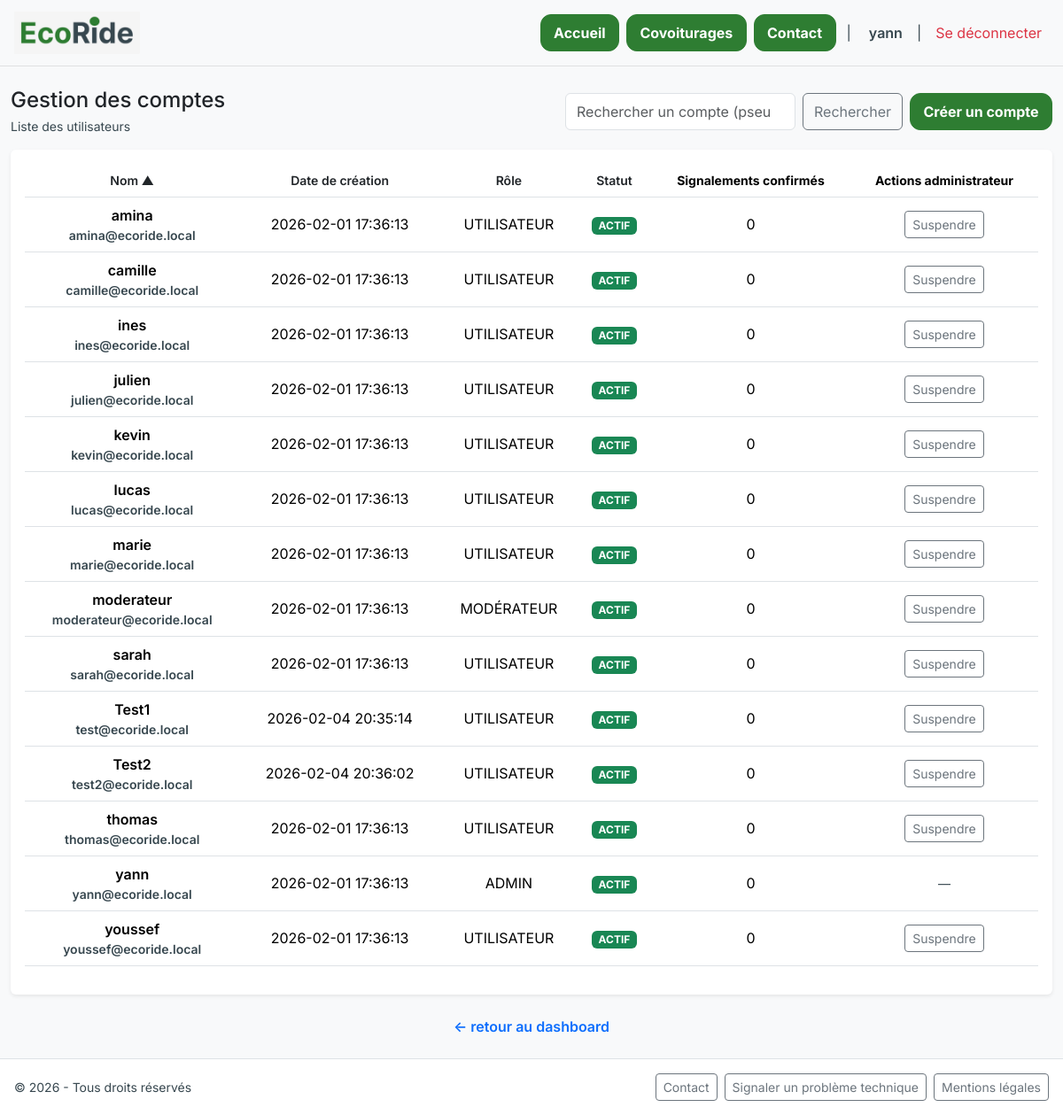
The page /gestion-comptes-utilisateurs (signed in) on the database as committed earlier.
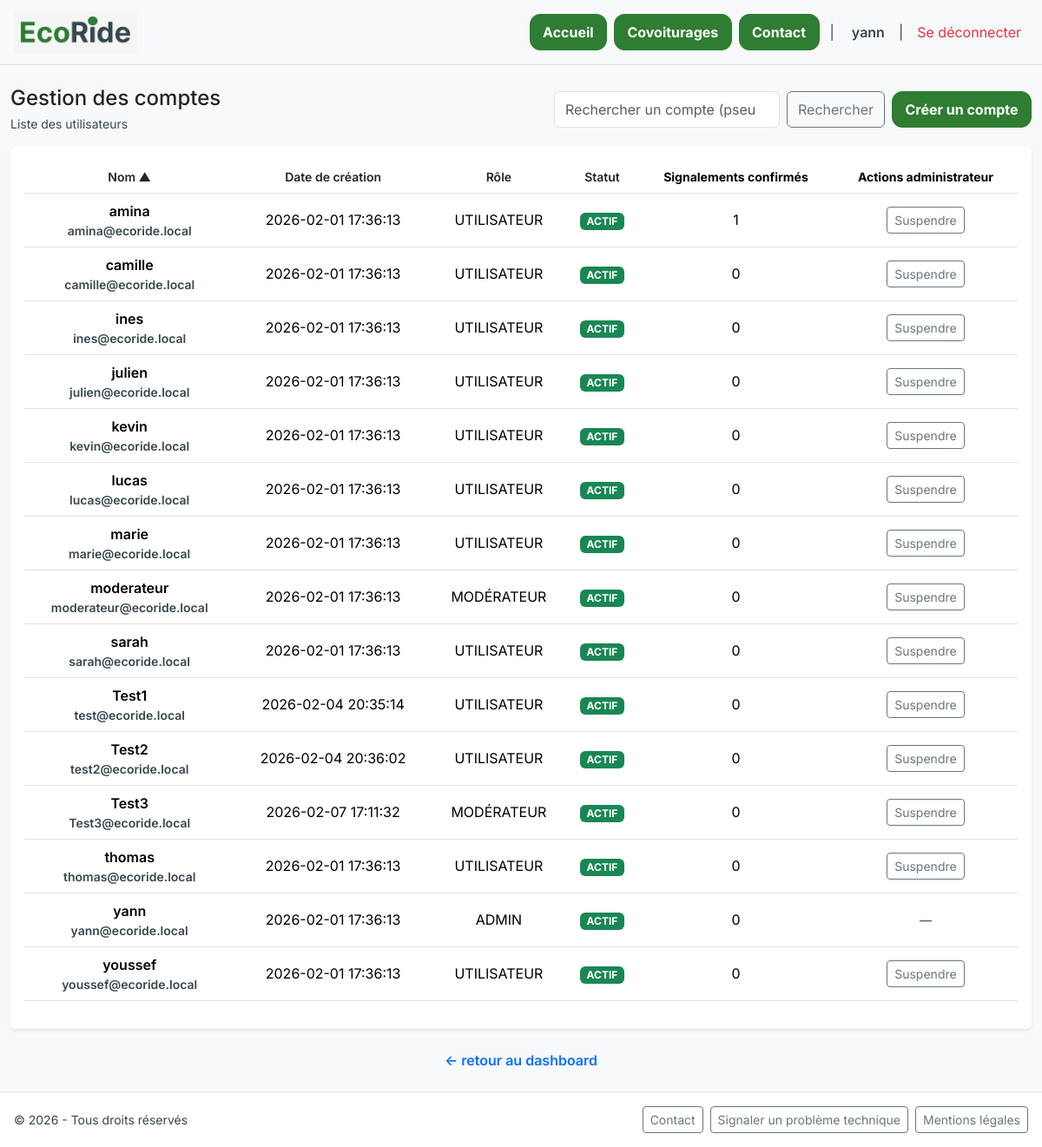
The same page on the database as committed later.
### tables this page shows
CREATE TABLE `users` (
  `id` int(11) NOT NULL COMMENT 'identifiant',
  `pseudo` varchar(50) NOT NULL COMMENT 'pseudo',
  `last_name` varchar(100) NOT NULL COMMENT 'nom de famille',
  `first_name` varchar(100) NOT NULL COMMENT 'prénom',
  `email` varchar(120) NOT NULL COMMENT 'email',
  `password_hash` varchar(255) NOT NULL COMMENT 'mot de passe',
  `avatar_url` varchar(255) DEFAULT NULL COMMENT 'url photo/avatar user',
  `role` enum('user','employee','admin') NOT NULL COMMENT 'rôle',
  `credits` int(11) NOT NULL DEFAULT 20 COMMENT 'crédits d''appli - 20 par défaut',
  `suspended` tinyint(1) NOT NULL DEFAULT 0 COMMENT 'suspension du compte',
  `validated_reports_count` int(11) NOT NULL DEFAULT 0,
  `created_at` datetime NOT NULL DEFAULT current_timestamp() COMMENT 'date de création du compte'
);

### app/Presentation/Controllers/BaseController.php (called while the page is built)
<?php
    class BaseController {
        protected function renderView ($view, $data = []){
            extract ($data);
            require __DIR__ . '/../Views/pages/' . $view . '.php';
        }
    }

### app/Presentation/Controllers/AdminUsersManagementController.php (called while the page is built, shortened)
<?php declare(strict_types=1);
require_once __DIR__ . '/BaseController.php';
require_once __DIR__ . '/../../Infrastructure/Repositories/UserRepository.php';
final class AdminUsersManagementController extends BaseController
{
    public function adminUsersManagement(): void
    {
        $repo = new UserRepository();
        $q = (string)($_GET['q'] ?? '');
        $sort = (string)($_GET['sort'] ?? 'pseudo');
        $dir = (string)($_GET['dir'] ?? 'asc');
        $users = $repo->searchUsers($q, $sort, $dir);
        $flash = $_SESSION['flash'] ?? null;
        $this->renderView('gestion-comptes-utilisateurs', [
            'pageTitle' => 'Gestion des Comptes',
            'csrfToken' => $_SESSION['csrf_token'],
            'flash' => $flash,
            'users' => $users,
            'q' => $q,
            'sort' => $sort,
            'dir' => $dir,
        ]);
    }
}

### app/Infrastructure/Repositories/UserRepository.php (called while the page is built, shortened)
<?php declare(strict_types=1);
final class UserRepository
{
    public function searchUsers(?string $q, string $sort, string $dir): array
    {
        $pdo = PdoConnection::get();
        $allowedSort = [
            'pseudo' => 'pseudo',
            'created_at' => 'created_at',
            'role' => 'role',
            'suspended' => 'suspended',
        ];
        $sortCol = $allowedSort[$sort] ?? 'pseudo';
        $dirSql = strtolower($dir) === 'desc' ? 'DESC' : 'ASC';
        $sql = '
            SELECT id, pseudo, email, role, suspended, validated_reports_count, created_at
            FROM users
        ';
        $params = [];
        $q = trim((string)$q);
        $sql .= " ORDER BY {$sortCol} {$dirSql}, id ASC ";
        $stmt = $pdo->prepare($sql);
        $stmt->execute($params);
        $rows = $stmt->fetchAll();
        return is_array($rows) ? $rows : [];
    }
}

### app/Presentation/Views/pages/gestion-comptes-utilisateurs.php (the view, shortened to what the changed rows need)
<?php require __DIR__ . '/../layouts/header.php'; ?>
<?php
function sortLink(string $label, string $col, string $currentSort, string $currentDir, string $q): string {
    $dir = ($currentSort === $col && $currentDir === 'asc') ? 'desc' : 'asc';
    $icon = '';
    if ($currentSort === $col) {
        $icon = $currentDir === 'asc' ? ' ▲' : ' ▼';
    }
    $url = BASE_URL . '/gestion-comptes-utilisateurs'
        . '?sort=' . urlencode($col)
        . '&dir=' . urlencode($dir)
        . '&q=' . urlencode($q);
    return '<a class="text-decoration-none text-dark fw-semibold" href="' . $url . '">' . $label . $icon . '</a>';
}
?>
<div class="container-xxl py-4">
  <div class="d-flex flex-column flex-lg-row align-items-lg-center justify-content-between gap-3 mb-3">
    <div>
      <h1 class="h4 mb-1">Gestion des comptes</h1>
    </div>
  </div>
  <div class="card border-0 shadow-sm">
    <div class="card-body">
      <div class="table-responsive">
        <table class="table align-middle">
          <thead>
            <tr class="small text-secondary text-center align-middle">
                <th><?= sortLink('Nom', 'pseudo', $sort, $dir, $q) ?></th>
                <th><?= sortLink('Date de création', 'created_at', $sort, $dir, $q) ?></th>
                <th><?= sortLink('Rôle', 'role', $sort, $dir, $q) ?></th>
                <th><?= sortLink('Statut', 'suspended', $sort, $dir, $q) ?></th>
                <th>Signalements confirmés</th>
                <th>Actions administrateur</th>
            </tr>
            </thead>
          <tbody>
            <?php if (empty($users)): ?>
              <tr>
                <td colspan="6" class="text-center text-secondary py-4">Aucun compte trouvé.</td>
              </tr>
            <?php else: ?>
              <?php foreach ($users as $u): ?>
                <?php
                  $isSuspended = ((int)($u['suspended'] ?? 0)) === 1;
                  $role = (string)($u['role'] ?? '');
                  $roleLabel = $role === 'admin' ? 'ADMIN' : ($role === 'employee' ? 'MODÉRATEUR' : 'UTILISATEUR');
                ?>
                <tr class="text-center align-middle">
                  <td class="fw-semibold">
                    <?= htmlspecialchars((string)($u['pseudo'] ?? ''), ENT_QUOTES, 'UTF-8') ?>
                    <div class="small text-secondary"><?= htmlspecialchars((string)($u['email'] ?? ''), ENT_QUOTES, 'UTF-8') ?></div>
                  </td>
                  <td><?= htmlspecialchars((string)($u['created_at'] ?? ''), ENT_QUOTES, 'UTF-8') ?></td>
                  <td><?= htmlspecialchars($roleLabel, ENT_QUOTES, 'UTF-8') ?></td>
                  <td>
                    <?php if ($isSuspended): ?>
                      <span class="badge text-bg-danger">SUSPENDU</span>
                    <?php else: ?>
                      <span class="badge text-bg-success">ACTIF</span>
                    <?php endif; ?>
                  </td>
                  <td><?= (int)($u['validated_reports_count'] ?? 0) ?></td>
                  <td class="text-center">
                    <?php if ($role !== 'admin'): ?>
                      <form method="post" action="<?= BASE_URL ?>/gestion-comptes-utilisateurs" class="d-inline">
                        <button type="submit" class="btn btn-sm btn-outline-secondary">
                          <?= $isSuspended ? 'Réactiver' : 'Suspendre' ?>
                        </button>
                      </form>
                    <?php else: ?>
                      <span class="text-secondary small">—</span>
                    <?php endif; ?>
                  </td>
                </tr>
              <?php endforeach; ?>
            <?php endif; ?>
          </tbody>
        </table>
      </div>
    </div>
  </div>
</div>
<?php require __DIR__ . '/../layouts/footer.php'; ?>

Rows that differ between the two databases and show on the page:
changed users "amina": validated_reports_count "0" → "1"
added users: pseudo "Test3", email "Test3@ecoride.local", created_at "2026-02-07 17:11:32", role "MODÉRATEUR", suspended "ACTIF", validated_reports_count "0"
